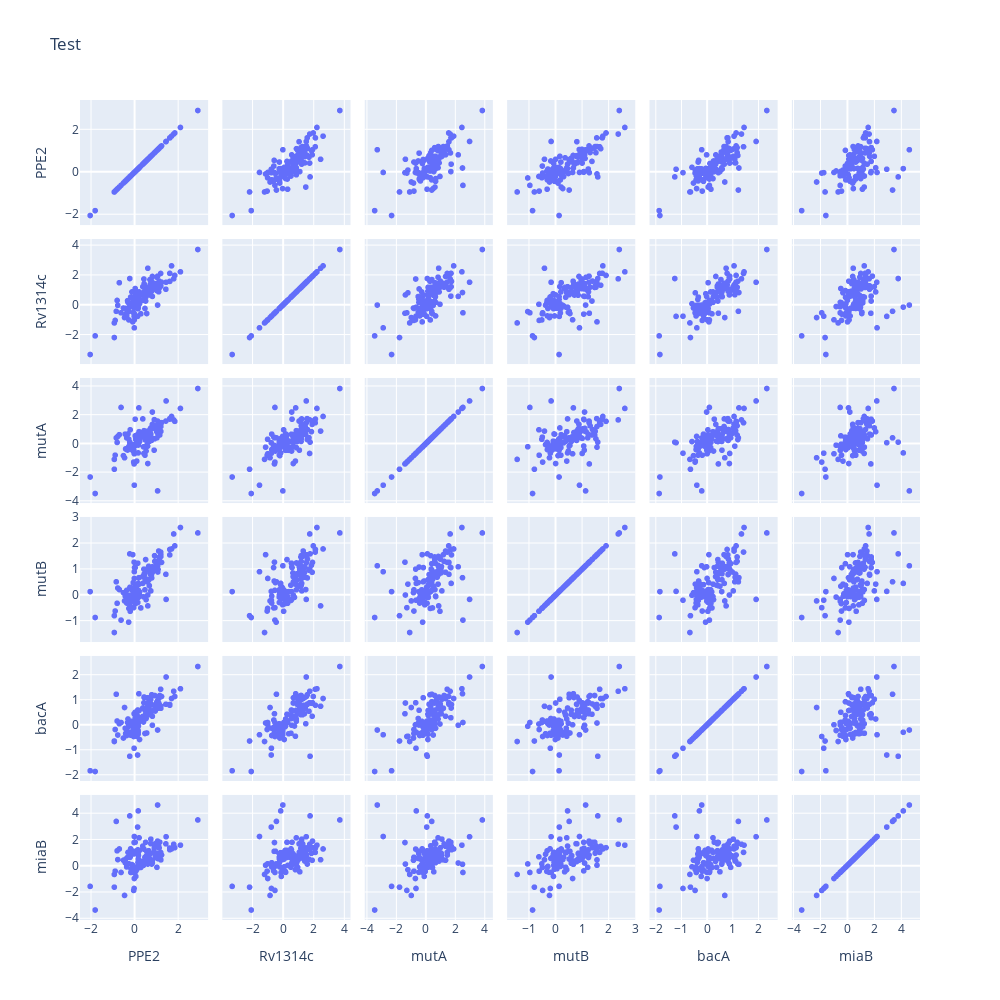

Here is the notebook cell this chart was saved with:
### Code cell
# Trying to replicate the graphs with the Splom object (simle recreation)

fig = go.Figure(data=go.Splom(
                  dimensions=[dict(label=dict_rvid_to_name[list_rvid[0]], values=df_lfc_gls.loc[list_rvid[0]]),
                              dict(label=list_rvid[1], values=df_lfc_gls.loc[list_rvid[1]].to_numpy()),
                              dict(label=dict_rvid_to_name[list_rvid[2]], values=df_lfc_gls.loc[list_rvid[2]]),
                              dict(label=dict_rvid_to_name[list_rvid[3]], values=df_lfc_gls.loc[list_rvid[3]]),
                              dict(label=dict_rvid_to_name[list_rvid[4]], values=df_lfc_gls.loc[list_rvid[4]]),
                              dict(label=dict_rvid_to_name[list_rvid[5]], values=df_lfc_gls.loc[list_rvid[5]])],
                    diagonal=dict(visible=True)))

title = "Test"

fig.update_layout(title=title,
                  dragmode='select',
                  width=1000,
                  height=1000,
                  hovermode='closest')

fig.show()
